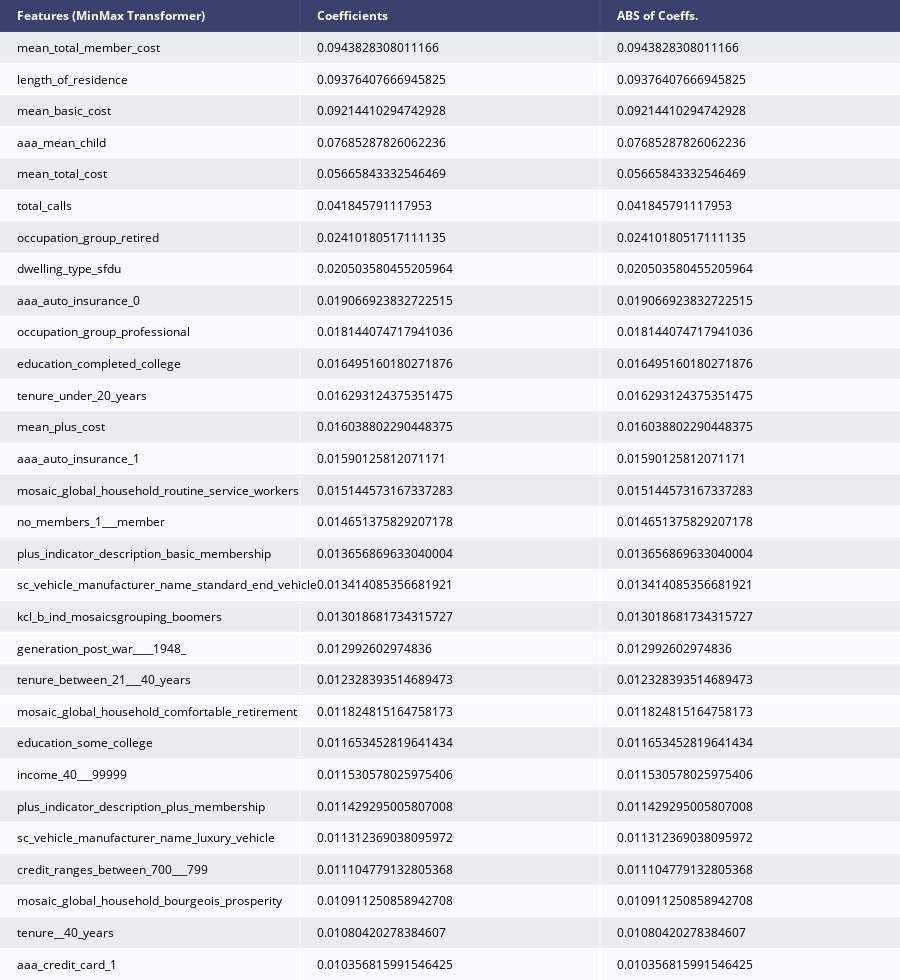

Notebook cell for this chart:
### Markdown cell above
# Feature importance in trees
feature importance rates how important each feature is for the decision a tree makes. It is a number between 0 and 1 for each feature, where 0 means “not used at all” and 1 means “perfectly predicts the target.” The feature importances always sum to 1:

### Code cell
coef_df_cart = pd.DataFrame({'feature':testX.columns, 'coefs': cart.feature_importances_})
coef_df_cart["abs_coeff"] = coef_df_cart['coefs'].abs()
coef_df_cart.sort_values("abs_coeff",ascending=False,inplace=True)
coef_df_cart.nlargest(30,columns=["abs_coeff"])
counts_cart = pd.DataFrame(coef_df_cart.nlargest(30,columns=["abs_coeff"]), index=None)
counts_cart.rename(columns={"feature": "Features (MinMax Transformer)", 'coefs':'Coefficients', 'abs_coeff': "ABS of Coeffs."}, inplace=True)
fig = ff.create_table(counts_cart, height_constant=30, index=False)
fig.write_image(var_to_predict_save+'_cart_coef.png')
py.iplot(fig)

### Figure 1 — Plotly figure (JSON) as saved in the notebook; plotly's stock layout.template omitted (floating-point values rounded to 4 significant figures)
{"data": [{"colorscale": [[0, "#00083e"], [0.5, "#ededee"], [1, "#ffffff"]], "hoverinfo": "none", "opacity": 0.75, "showscale": false, "type": "heatmap", "z": [[0, 0, 0], [0.5, 0.5, 0.5], [1, 1, 1], [0.5, 0.5, 0.5], [1, 1, 1], [0.5, 0.5, 0.5], [1, 1, 1], [0.5, 0.5, 0.5], [1, 1, 1], [0.5, 0.5, 0.5], [1, 1, 1], [0.5, 0.5, 0.5], [1, 1, 1], [0.5, 0.5, 0.5], [1, 1, 1], [0.5, 0.5, 0.5], [1, 1, 1], [0.5, 0.5, 0.5], [1, 1, 1], [0.5, 0.5, 0.5], [1, 1, 1], [0.5, 0.5, 0.5], [1, 1, 1], [0.5, 0.5, 0.5], [1, 1, 1], [0.5, 0.5, 0.5], [1, 1, 1], [0.5, 0.5, 0.5], [1, 1, 1], [0.5, 0.5, 0.5], [1, 1, 1]]}], "layout": {"annotations": [{"align": "left", "font": {"color": "#ffffff"}, "showarrow": false, "text": "<b>Features (MinMax Transformer)</b>", "x": -0.45, "xanchor": "left", "xref": "x", "y": 0, "yref": "y"}, {"align": "left", "font": {"color": "#ffffff"}, "showarrow": false, "text": "<b>Coefficients</b>", "x": 0.55, "xanchor": "left", "xref": "x", "y": 0, "yref": "y"}, {"align": "left", "font": {"color": "#ffffff"}, "showarrow": false, "text": "<b>ABS of Coeffs.</b>", "x": 1.55, "xanchor": "left", "xref": "x", "y": 0, "yref": "y"}, {"align": "left", "font": {"color": "#000000"}, "showarrow": false, "text": "mean_total_member_cost", "x": -0.45, "xanchor": "left", "xref": "x", "y": 1, "yref": "y"}, {"align": "left", "font": {"color": "#000000"}, "showarrow": false, "text": "0.0943828308011166", "x": 0.55, "xanchor": "left", "xref": "x", "y": 1, "yref": "y"}, {"align": "left", "font": {"color": "#000000"}, "showarrow": false, "text": "0.0943828308011166", "x": 1.55, "xanchor": "left", "xref": "x", "y": 1, "yref": "y"}, {"align": "left", "font": {"color": "#000000"}, "showarrow": false, "text": "length_of_residence", "x": -0.45, "xanchor": "left", "xref": "x", "y": 2, "yref": "y"}, {"align": "left", "font": {"color": "#000000"}, "showarrow": false, "text": "0.09376407666945825", "x": 0.55, "xanchor": "left", "xref": "x", "y": 2, "yref": "y"}, {"align": "left", "font": {"color": "#000000"}, "showarrow": false, "text": "0.09376407666945825", "x": 1.55, "xanchor": "left", "xref": "x", "y": 2, "yref": "y"}, {"align": "left", "font": {"color": "#000000"}, "showarrow": false, "text": "mean_basic_cost", "x": -0.45, "xanchor": "left", "xref": "x", "y": 3, "yref": "y"}, {"align": "left", "font": {"color": "#000000"}, "showarrow": false, "text": "0.09214410294742928", "x": 0.55, "xanchor": "left", "xref": "x", "y": 3, "yref": "y"}, {"align": "left", "font": {"color": "#000000"}, "showarrow": false, "text": "0.09214410294742928", "x": 1.55, "xanchor": "left", "xref": "x", "y": 3, "yref": "y"}, {"align": "left", "font": {"color": "#000000"}, "showarrow": false, "text": "aaa_mean_child", "x": -0.45, "xanchor": "left", "xref": "x", "y": 4, "yref": "y"}, {"align": "left", "font": {"color": "#000000"}, "showarrow": false, "text": "0.07685287826062236", "x": 0.55, "xanchor": "left", "xref": "x", "y": 4, "yref": "y"}, {"align": "left", "font": {"color": "#000000"}, "showarrow": false, "text": "0.07685287826062236", "x": 1.55, "xanchor": "left", "xref": "x", "y": 4, "yref": "y"}, {"align": "left", "font": {"color": "#000000"}, "showarrow": false, "text": "mean_total_cost", "x": -0.45, "xanchor": "left", "xref": "x", "y": 5, "yref": "y"}, {"align": "left", "font": {"color": "#000000"}, "showarrow": false, "text": "0.05665843332546469", "x": 0.55, "xanchor": "left", "xref": "x", "y": 5, "yref": "y"}, {"align": "left", "font": {"color": "#000000"}, "showarrow": false, "text": "0.05665843332546469", "x": 1.55, "xanchor": "left", "xref": "x", "y": 5, "yref": "y"}, {"align": "left", "font": {"color": "#000000"}, "showarrow": false, "text": "total_calls", "x": -0.45, "xanchor": "left", "xref": "x", "y": 6, "yref": "y"}, {"align": "left", "font": {"color": "#000000"}, "showarrow": false, "text": "0.041845791117953", "x": 0.55, "xanchor": "left", "xref": "x", "y": 6, "yref": "y"}, {"align": "left", "font": {"color": "#000000"}, "showarrow": false, "text": "0.041845791117953", "x": 1.55, "xanchor": "left", "xref": "x", "y": 6, "yref": "y"}, {"align": "left", "font": {"color": "#000000"}, "showarrow": false, "text": "occupation_group_retired", "x": -0.45, "xanchor": "left", "xref": "x", "y": 7, "yref": "y"}, {"align": "left", "font": {"color": "#000000"}, "showarrow": false, "text": "0.02410180517111135", "x": 0.55, "xanchor": "left", "xref": "x", "y": 7, "yref": "y"}, {"align": "left", "font": {"color": "#000000"}, "showarrow": false, "text": "0.02410180517111135", "x": 1.55, "xanchor": "left", "xref": "x", "y": 7, "yref": "y"}, {"align": "left", "font": {"color": "#000000"}, "showarrow": false, "text": "dwelling_type_sfdu", "x": -0.45, "xanchor": "left", "xref": "x", "y": 8, "yref": "y"}, {"align": "left", "font": {"color": "#000000"}, "showarrow": false, "text": "0.020503580455205964", "x": 0.55, "xanchor": "left", "xref": "x", "y": 8, "yref": "y"}, {"align": "left", "font": {"color": "#000000"}, "showarrow": false, "text": "0.020503580455205964", "x": 1.55, "xanchor": "left", "xref": "x", "y": 8, "yref": "y"}, {"align": "left", "font": {"color": "#000000"}, "showarrow": false, "text": "aaa_auto_insurance_0", "x": -0.45, "xanchor": "left", "xref": "x", "y": 9, "yref": "y"}, {"align": "left", "font": {"color": "#000000"}, "showarrow": false, "text": "0.019066923832722515", "x": 0.55, "xanchor": "left", "xref": "x", "y": 9, "yref": "y"}, {"align": "left", "font": {"color": "#000000"}, "showarrow": false, "text": "0.019066923832722515", "x": 1.55, "xanchor": "left", "xref": "x", "y": 9, "yref": "y"}, {"align": "left", "font": {"color": "#000000"}, "showarrow": false, "text": "occupation_group_professional", "x": -0.45, "xanchor": "left", "xref": "x", "y": 10, "yref": "y"}, {"align": "left", "font": {"color": "#000000"}, "showarrow": false, "text": "0.018144074717941036", "x": 0.55, "xanchor": "left", "xref": "x", "y": 10, "yref": "y"}, {"align": "left", "font": {"color": "#000000"}, "showarrow": false, "text": "0.018144074717941036", "x": 1.55, "xanchor": "left", "xref": "x", "y": 10, "yref": "y"}, {"align": "left", "font": {"color": "#000000"}, "showarrow": false, "text": "education_completed_college", "x": -0.45, "xanchor": "left", "xref": "x", "y": 11, "yref": "y"}, {"align": "left", "font": {"color": "#000000"}, "showarrow": false, "text": "0.016495160180271876", "x": 0.55, "xanchor": "left", "xref": "x", "y": 11, "yref": "y"}, {"align": "left", "font": {"color": "#000000"}, "showarrow": false, "text": "0.016495160180271876", "x": 1.55, "xanchor": "left", "xref": "x", "y": 11, "yref": "y"}, {"align": "left", "font": {"color": "#000000"}, "showarrow": false, "text": "tenure_under_20_years", "x": -0.45, "xanchor": "left", "xref": "x", "y": 12, "yref": "y"}, {"align": "left", "font": {"color": "#000000"}, "showarrow": false, "text": "0.016293124375351475", "x": 0.55, "xanchor": "left", "xref": "x", "y": 12, "yref": "y"}, {"align": "left", "font": {"color": "#000000"}, "showarrow": false, "text": "0.016293124375351475", "x": 1.55, "xanchor": "left", "xref": "x", "y": 12, "yref": "y"}, {"align": "left", "font": {"color": "#000000"}, "showarrow": false, "text": "mean_plus_cost", "x": -0.45, "xanchor": "left", "xref": "x", "y": 13, "yref": "y"}, {"align": "left", "font": {"color": "#000000"}, "showarrow": false, "text": "0.016038802290448375", "x": 0.55, "xanchor": "left", "xref": "x", "y": 13, "yref": "y"}, {"align": "left", "font": {"color": "#000000"}, "showarrow": false, "text": "0.016038802290448375", "x": 1.55, "xanchor": "left", "xref": "x", "y": 13, "yref": "y"}, {"align": "left", "font": {"color": "#000000"}, "showarrow": false, "text": "aaa_auto_insurance_1", "x": -0.45, "xanchor": "left", "xref": "x", "y": 14, "yref": "y"}, {"align": "left", "font": {"color": "#000000"}, "showarrow": false, "text": "0.01590125812071171", "x": 0.55, "xanchor": "left", "xref": "x", "y": 14, "yref": "y"}, {"align": "left", "font": {"color": "#000000"}, "showarrow": false, "text": "0.01590125812071171", "x": 1.55, "xanchor": "left", "xref": "x", "y": 14, "yref": "y"}, {"align": "left", "font": {"color": "#000000"}, "showarrow": false, "text": "mosaic_global_household_routine_service_workers", "x": -0.45, "xanchor": "left", "xref": "x", "y": 15, "yref": "y"}, {"align": "left", "font": {"color": "#000000"}, "showarrow": false, "text": "0.015144573167337283", "x": 0.55, "xanchor": "left", "xref": "x", "y": 15, "yref": "y"}, {"align": "left", "font": {"color": "#000000"}, "showarrow": false, "text": "0.015144573167337283", "x": 1.55, "xanchor": "left", "xref": "x", "y": 15, "yref": "y"}, {"align": "left", "font": {"color": "#000000"}, "showarrow": false, "text": "no_members_1___member", "x": -0.45, "xanchor": "left", "xref": "x", "y": 16, "yref": "y"}, {"align": "left", "font": {"color": "#000000"}, "showarrow": false, "text": "0.014651375829207178", "x": 0.55, "xanchor": "left", "xref": "x", "y": 16, "yref": "y"}, {"align": "left", "font": {"color": "#000000"}, "showarrow": false, "text": "0.014651375829207178", "x": 1.55, "xanchor": "left", "xref": "x", "y": 16, "yref": "y"}, {"align": "left", "font": {"color": "#000000"}, "showarrow": false, "text": "plus_indicator_description_basic_membership", "x": -0.45, "xanchor": "left", "xref": "x", "y": 17, "yref": "y"}, {"align": "left", "font": {"color": "#000000"}, "showarrow": false, "text": "0.013656869633040004", "x": 0.55, "xanchor": "left", "xref": "x", "y": 17, "yref": "y"}, {"align": "left", "font": {"color": "#000000"}, "showarrow": false, "text": "0.013656869633040004", "x": 1.55, "xanchor": "left", "xref": "x", "y": 17, "yref": "y"}, {"align": "left", "font": {"color": "#000000"}, "showarrow": false, "text": "sc_vehicle_manufacturer_name_standard_end_vehicle", "x": -0.45, "xanchor": "left", "xref": "x", "y": 18, "yref": "y"}, {"align": "left", "font": {"color": "#000000"}, "showarrow": false, "text": "0.013414085356681921", "x": 0.55, "xanchor": "left", "xref": "x", "y": 18, "yref": "y"}, {"align": "left", "font": {"color": "#000000"}, "showarrow": false, "text": "0.013414085356681921", "x": 1.55, "xanchor": "left", "xref": "x", "y": 18, "yref": "y"}, {"align": "left", "font": {"color": "#000000"}, "showarrow": false, "text": "kcl_b_ind_mosaicsgrouping_boomers", "x": -0.45, "xanchor": "left", "xref": "x", "y": 19, "yref": "y"}, {"align": "left", "font": {"color": "#000000"}, "showarrow": false, "text": "0.013018681734315727", "x": 0.55, "xanchor": "left", "xref": "x", "y": 19, "yref": "y"}, {"align": "left", "font": {"color": "#000000"}, "showarrow": false, "text": "0.013018681734315727", "x": 1.55, "xanchor": "left", "xref": "x", "y": 19, "yref": "y"}, {"align": "left", "font": {"color": "#000000"}, "showarrow": false, "text": "generation_post_war____1948_", "x": -0.45, "xanchor": "left", "xref": "x", "y": 20, "yref": "y"}, {"align": "left", "font": {"color": "#000000"}, "showarrow": false, "text": "0.012992602974836", "x": 0.55, "xanchor": "left", "xref": "x", "y": 20, "yref": "y"}, {"align": "left", "font": {"color": "#000000"}, "showarrow": false, "text": "0.012992602974836", "x": 1.55, "xanchor": "left", "xref": "x", "y": 20, "yref": "y"}, {"align": "left", "font": {"color": "#000000"}, "showarrow": false, "text": "tenure_between_21___40_years", "x": -0.45, "xanchor": "left", "xref": "x", "y": 21, "yref": "y"}, {"align": "left", "font": {"color": "#000000"}, "showarrow": false, "text": "0.012328393514689473", "x": 0.55, "xanchor": "left", "xref": "x", "y": 21, "yref": "y"}, {"align": "left", "font": {"color": "#000000"}, "showarrow": false, "text": "0.012328393514689473", "x": 1.55, "xanchor": "left", "xref": "x", "y": 21, "yref": "y"}, {"align": "left", "font": {"color": "#000000"}, "showarrow": false, "text": "mosaic_global_household_comfortable_retirement", "x": -0.45, "xanchor": "left", "xref": "x", "y": 22, "yref": "y"}, {"align": "left", "font": {"color": "#000000"}, "showarrow": false, "text": "0.011824815164758173", "x": 0.55, "xanchor": "left", "xref": "x", "y": 22, "yref": "y"}, {"align": "left", "font": {"color": "#000000"}, "showarrow": false, "text": "0.011824815164758173", "x": 1.55, "xanchor": "left", "xref": "x", "y": 22, "yref": "y"}, {"align": "left", "font": {"color": "#000000"}, "showarrow": false, "text": "education_some_college", "x": -0.45, "xanchor": "left", "xref": "x", "y": 23, "yref": "y"}, {"align": "left", "font": {"color": "#000000"}, "showarrow": false, "text": "0.011653452819641434", "x": 0.55, "xanchor": "left", "xref": "x", "y": 23, "yref": "y"}, {"align": "left", "font": {"color": "#000000"}, "showarrow": false, "text": "0.011653452819641434", "x": 1.55, "xanchor": "left", "xref": "x", "y": 23, "yref": "y"}, {"align": "left", "font": {"color": "#000000"}, "showarrow": false, "text": "income_40___99999", "x": -0.45, "xanchor": "left", "xref": "x", "y": 24, "yref": "y"}, {"align": "left", "font": {"color": "#000000"}, "showarrow": false, "text": "0.011530578025975406", "x": 0.55, "xanchor": "left", "xref": "x", "y": 24, "yref": "y"}, {"align": "left", "font": {"color": "#000000"}, "showarrow": false, "text": "0.011530578025975406", "x": 1.55, "xanchor": "left", "xref": "x", "y": 24, "yref": "y"}, {"align": "left", "font": {"color": "#000000"}, "showarrow": false, "text": "plus_indicator_description_plus_membership", "x": -0.45, "xanchor": "left", "xref": "x", "y": 25, "yref": "y"}, {"align": "left", "font": {"color": "#000000"}, "showarrow": false, "text": "0.011429295005807008", "x": 0.55, "xanchor": "left", "xref": "x", "y": 25, "yref": "y"}, {"align": "left", "font": {"color": "#000000"}, "showarrow": false, "text": "0.011429295005807008", "x": 1.55, "xanchor": "left", "xref": "x", "y": 25, "yref": "y"}, {"align": "left", "font": {"color": "#000000"}, "showarrow": false, "text": "sc_vehicle_manufacturer_name_luxury_vehicle", "x": -0.45, "xanchor": "left", "xref": "x", "y": 26, "yref": "y"}, {"align": "left", "font": {"color": "#000000"}, "showarrow": false, "text": "0.011312369038095972", "x": 0.55, "xanchor": "left", "xref": "x", "y": 26, "yref": "y"}, {"align": "left", "font": {"color": "#000000"}, "showarrow": false, "text": "0.011312369038095972", "x": 1.55, "xanchor": "left", "xref": "x", "y": 26, "yref": "y"}, {"align": "left", "font": {"color": "#000000"}, "showarrow": false, "text": "credit_ranges_between_700___799", "x": -0.45, "xanchor": "left", "xref": "x", "y": 27, "yref": "y"}, {"align": "left", "font": {"color": "#000000"}, "showarrow": false, "text": "0.011104779132805368", "x": 0.55, "xanchor": "left", "xref": "x", "y": 27, "yref": "y"}, {"align": "left", "font": {"color": "#000000"}, "showarrow": false, "text": "0.011104779132805368", "x": 1.55, "xanchor": "left", "xref": "x", "y": 27, "yref": "y"}, {"align": "left", "font": {"color": "#000000"}, "showarrow": false, "text": "mosaic_global_household_bourgeois_prosperity", "x": -0.45, "xanchor": "left", "xref": "x", "y": 28, "yref": "y"}, {"align": "left", "font": {"color": "#000000"}, "showarrow": false, "text": "0.010911250858942708", "x": 0.55, "xanchor": "left", "xref": "x", "y": 28, "yref": "y"}, {"align": "left", "font": {"color": "#000000"}, "showarrow": false, "text": "0.010911250858942708", "x": 1.55, "xanchor": "left", "xref": "x", "y": 28, "yref": "y"}, {"align": "left", "font": {"color": "#000000"}, "showarrow": false, "text": "tenure__40_years", "x": -0.45, "xanchor": "left", "xref": "x", "y": 29, "yref": "y"}, {"align": "left", "font": {"color": "#000000"}, "showarrow": false, "text": "0.01080420278384607", "x": 0.55, "xanchor": "left", "xref": "x", "y": 29, "yref": "y"}, {"align": "left", "font": {"color": "#000000"}, "showarrow": false, "text": "0.01080420278384607", "x": 1.55, "xanchor": "left", "xref": "x", "y": 29, "yref": "y"}, {"align": "left", "font": {"color": "#000000"}, "showarrow": false, "text": "aaa_credit_card_1", "x": -0.45, "xanchor": "left", "xref": "x", "y": 30, "yref": "y"}, {"align": "left", "font": {"color": "#000000"}, "showarrow": false, "text": "0.010356815991546425", "x": 0.55, "xanchor": "left", "xref": "x", "y": 30, "yref": "y"}, {"align": "left", "font": {"color": "#000000"}, "showarrow": false, "text": "0.010356815991546425", "x": 1.55, "xanchor": "left", "xref": "x", "y": 30, "yref": "y"}], "height": 980, "margin": {"b": 0, "l": 0, "r": 0, "t": 0}, "xaxis": {"dtick": 1, "gridwidth": 2, "showticklabels": false, "tick0": -0.5, "ticks": "", "zeroline": false}, "yaxis": {"autorange": "reversed", "dtick": 1, "gridwidth": 2, "showticklabels": false, "tick0": 0.5, "ticks": "", "zeroline": false}}}
